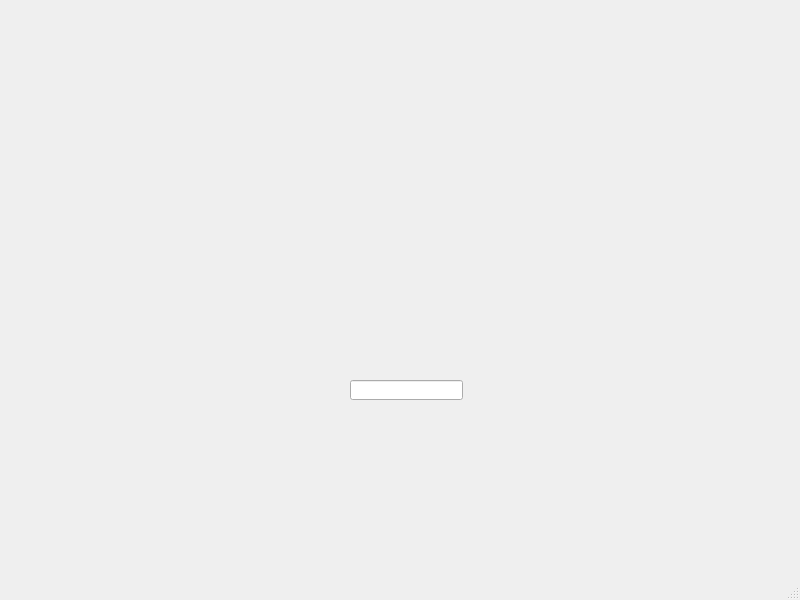
<?xml version="1.0" encoding="UTF-8"?>
<ui version="4.0">
 <class>MainWindow</class>
 <widget class="QMainWindow" name="MainWindow">
  <property name="geometry">
   <rect>
    <x>0</x>
    <y>0</y>
    <width>800</width>
    <height>600</height>
   </rect>
  </property>
  <property name="windowTitle">
   <string>MainWindow</string>
  </property>
  <widget class="QWidget" name="centralwidget">
   <widget class="QLineEdit" name="lineEdit">
    <property name="geometry">
     <rect>
      <x>350</x>
      <y>380</y>
      <width>113</width>
      <height>20</height>
     </rect>
    </property>
   </widget>
  </widget>
  <widget class="QMenuBar" name="menubar">
   <property name="geometry">
    <rect>
     <x>0</x>
     <y>0</y>
     <width>800</width>
     <height>21</height>
    </rect>
   </property>
  </widget>
  <widget class="QStatusBar" name="statusbar"/>
 </widget>
 <resources/>
 <connections/>
</ui>
